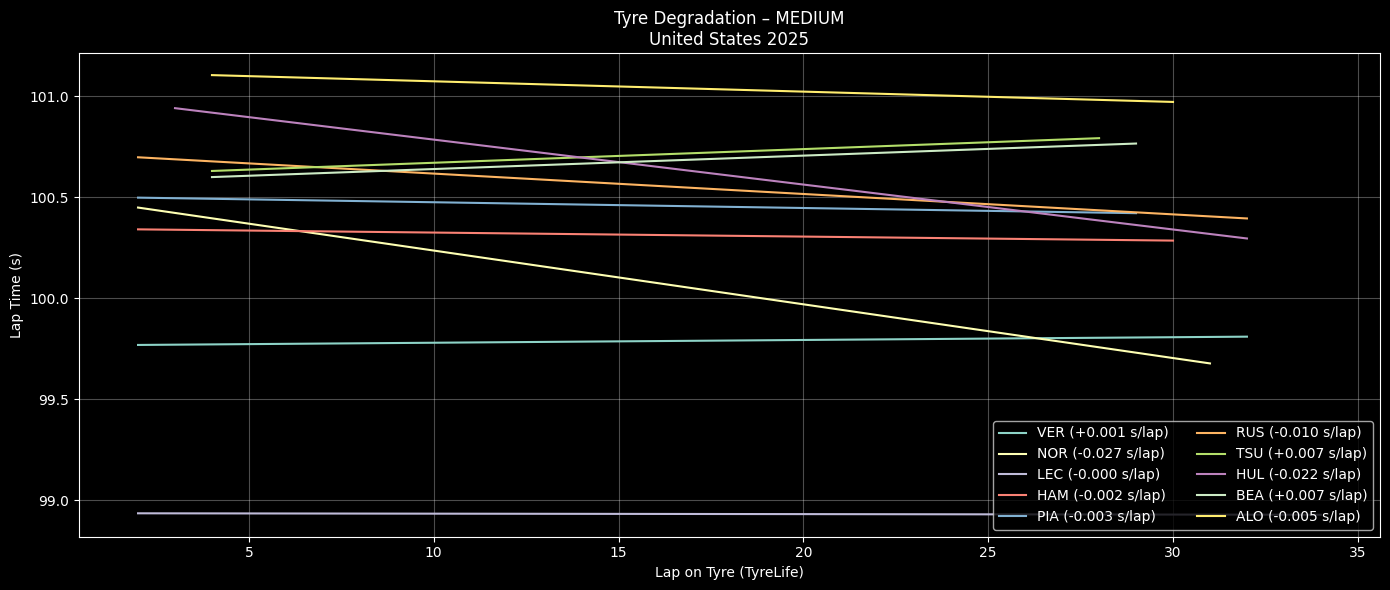

Python code for this plot:
import fastf1, os
import pandas as pd
import numpy as np
import matplotlib.pyplot as plt
from pathlib import Path

# ========= CONFIG =========
YEAR = 2025
GP = "United States"
SESSION = "R"
COMPOUND = "MEDIUM"      # SOFT / MEDIUM / HARD
TOP_N = 10             # Top N finishers
CACHE_DIR = Path("/content/fastf1_cache")

# ========= CACHE =========
CACHE_DIR.mkdir(parents=True, exist_ok=True)
fastf1.Cache.enable_cache(CACHE_DIR)

# ========= LOAD SESSION =========
session = fastf1.get_session(YEAR, GP, SESSION)
session.load()

laps = session.laps.copy()
laps = laps[laps["IsAccurate"]]

# Convert laptime to seconds
laps["LapTimeSec"] = laps["LapTime"].dt.total_seconds()

# ========= SELECT TOP DRIVERS =========
drivers = (
    session.results
    .sort_values("Position")
    .head(TOP_N)["Abbreviation"]
    .tolist()
)

laps = laps[laps["Driver"].isin(drivers)]

# ========= CLEAN LAPS =========
laps = laps[
    laps["PitInTime"].isna() &
    laps["PitOutTime"].isna() &
    (laps["Compound"] == COMPOUND)
]

# ========= REMOVE OUTLIERS (IQR PER DRIVER PER STINT) =========
clean = []

for (d, stint), dl in laps.groupby(["Driver", "Stint"]):
    if len(dl) < 5:
        continue

    q1, q3 = dl["LapTimeSec"].quantile([0.25, 0.75])
    iqr = q3 - q1

    dl = dl[
        (dl["LapTimeSec"] >= q1 - 1.5 * iqr) &
        (dl["LapTimeSec"] <= q3 + 1.5 * iqr)
    ]

    clean.append(dl)

clean = pd.concat(clean)

# ========= PLOT TYRE DEGRADATION =========
plt.figure(figsize=(14,6))

for d in drivers:
    dl = clean[clean["Driver"] == d]

    # pilih stint terpanjang untuk driver tsb
    if dl.empty:
        continue

    stint_id = (
        dl.groupby("Stint").size().idxmax()
    )

    stint_laps = dl[dl["Stint"] == stint_id]

    if len(stint_laps) < 5:
        continue

    x = stint_laps["TyreLife"]
    y = stint_laps["LapTimeSec"]

    # Linear regression → degradation slope
    z = np.polyfit(x, y, 1)
    y_fit = np.polyval(z, x)

    plt.plot(x, y_fit, label=f"{d} ({z[0]:+.03f} s/lap)")

plt.title(f"Tyre Degradation – {COMPOUND}\n{GP} {YEAR}")
plt.xlabel("Lap on Tyre (TyreLife)")
plt.ylabel("Lap Time (s)")
plt.grid(alpha=0.3)
plt.legend(ncol=2)
plt.tight_layout()
plt.show()
